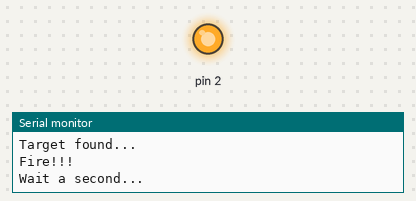
Simulated run of this sketch. Board: Arduino Uno, built with avr-gcc and run on an emulated ATmega328P. Parts: output pins drawn as LEDs (lit = HIGH), the last lines printed to the serial monitor.

Above: at 10.5 s.
At 16.0 s:
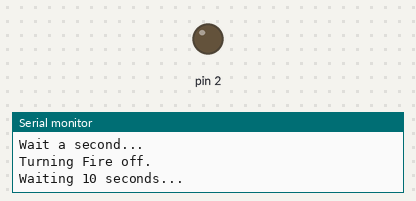
Timing chart, 0 to 24.3 s (numbered marks = the images above):
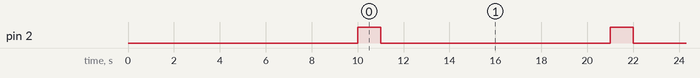

The sketch:

Candle2.ino
```cpp
#include <SharpIR.h>

#define ir A0
#define model 20150

boolean done = false;

SharpIR sharp(ir, 25, 93, model);

// ir: the pin where your sensor is attached
// 25: the number of readings the library will make before calculating a mean distance
// 93: the difference between two consecutive measurements to be taken as valid
// model: an int that determines your sensor:  1080 for GP2Y0A21Y
//                                            20150 for GP2Y0A02Y
//                                            (working distance range according to the datasheets)

void setup() {
  Serial.begin(9600);
  pinMode(ir, INPUT);
  digitalWrite(2, LOW);
  pinMode(2, OUTPUT);
  digitalWrite(2, LOW);
      delay(10000);
}

void loop() {

    Serial.println("Target found...");
    Serial.println("Fire!!!");
    digitalWrite(2, HIGH);
    Serial.println("Wait a second...");
    delay(1000);
    Serial.println("Turning Fire off.");
    digitalWrite(2, LOW);
    Serial.print("Waiting 10 seconds...");
    delay(10000);

}
```

Measured:
- by itself, pin 2: alternates HIGH for 1.0 s and LOW for 10.0 s
